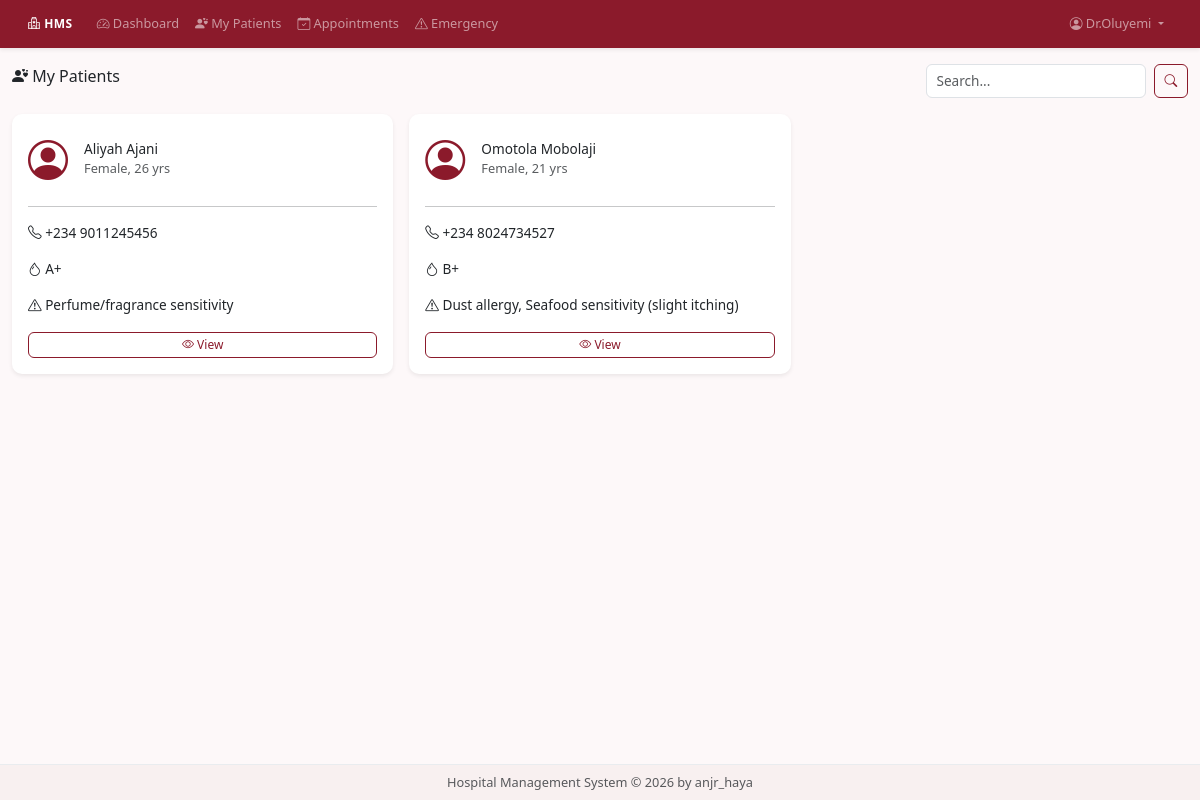
The app's page /doctor/patients (signed in) with its own data.
### models/user.py (models this page shows, shortened)
class User(UserMixin, db.Model):
    __tablename__ = 'users'
    id = db.Column(db.Integer, primary_key=True)
    username = db.Column(db.String(80), unique=True, nullable=False)
    password_hash = db.Column(db.String(128), nullable=False)
    role = db.Column(db.String(20), nullable=False)
    name = db.Column(db.String(100), nullable=False)
    email = db.Column(db.String(120), unique=True)
    phone = db.Column(db.String(20))
    is_active_account = db.Column(db.Boolean, default=True)
    created_at = db.Column(db.DateTime, default=datetime.utcnow)
    last_login = db.Column(db.DateTime)
    doctor_profile = db.relationship('Doctor', backref='user', uselist=False, lazy=True)
    notifications = db.relationship('Notification', backref='user', lazy=True, foreign_keys='Notification.user_id')
    activities = db.relationship('ActivityLog', backref='user', lazy=True)
    ROLES = {'admin', 'doctor', 'receptionist', 'nurse'}
    @property
    def is_admin(self):
        return self.role == 'admin'
    @property
    def is_doctor(self):
        return self.role == 'doctor'

### models/patient.py (models this page shows, shortened)
class Patient(db.Model):
    __tablename__ = 'patients'
    id = db.Column(db.Integer, primary_key=True)
    first_name = db.Column(db.String(50), nullable=False)
    last_name = db.Column(db.String(50), nullable=False)
    date_of_birth = db.Column(db.Date, nullable=False)
    gender = db.Column(db.String(10), nullable=False)
    blood_group = db.Column(db.String(5))
    phone = db.Column(db.String(20), nullable=False)
    email = db.Column(db.String(120))
    address = db.Column(db.Text)
    city = db.Column(db.String(50))
    state = db.Column(db.String(50))
    zip_code = db.Column(db.String(10))
    emergency_contact_name = db.Column(db.String(100))
    emergency_contact_phone = db.Column(db.String(20))
    emergency_contact_relation = db.Column(db.String(50))
    allergies = db.Column(db.Text)
    chronic_conditions = db.Column(db.Text)
    current_medications = db.Column(db.Text)
    past_surgeries = db.Column(db.Text)
    family_medical_history = db.Column(db.Text)
    insurance_provider = db.Column(db.String(100))
    insurance_policy_number = db.Column(db.String(50))
    registration_date = db.Column(db.DateTime, default=datetime.utcnow)
    is_active = db.Column(db.Boolean, default=True)
    last_visit = db.Column(db.DateTime)
    created_by = db.Column(db.Integer, db.ForeignKey('users.id'))
    appointments = db.relationship('Appointment', backref='patient', lazy=True)
    medical_records = db.relationship('MedicalRecord', backref='patient', lazy=True)
    prescriptions = db.relationship('Prescription', backref='patient', lazy=True)
    bills = db.relationship('Billing', backref='patient', lazy=True)
    queue_entries = db.relationship('EmergencyQueue', backref='patient', lazy=True)
    @property
    def full_name(self):
        return f"{self.first_name} {self.last_name}"
    @property
    def age(self):
        if self.date_of_birth:
            today = datetime.utcnow()
            return today.year - self.date_of_birth.year - ((today.month, today.day) < (self.date_of_birth.month, self.date_of_birth.day))
        return 0

### controllers/doctor_routes.py (the view)
@doctor_bp.route('/patients')
@login_required
@role_required('doctor')
def my_patients():
    doctor = Doctor.query.filter_by(user_id=current_user.id).first()
    search = request.args.get('search', '')
    appt_ids = [r[0] for r in db.session.query(Appointment.patient_id).filter_by(doctor_id=doctor.id).distinct().all()]
    triage_ids = [r[0] for r in db.session.query(Triage.patient_id).filter_by(assigned_doctor_id=doctor.id, status='completed').distinct().all()]
    all_ids = set(appt_ids + triage_ids)
    query = Patient.query.filter(Patient.id.in_(all_ids)) if all_ids else Patient.query.filter(db.text('0=1'))
    if search:
        query = query.filter(db.or_(
            Patient.first_name.ilike(f'%{search}%'),
            Patient.last_name.ilike(f'%{search}%'),
            Patient.phone.ilike(f'%{search}%')
        ))
    patients = query.order_by(Patient.last_name).all()
    return render_template('doctor/patients.html', patients=patients, search=search)

### models/__init__.py (called while the page is built)
@login_manager.user_loader
def load_user(user_id):
    return User.query.get(int(user_id))

### views/templates/doctor/patients.html (shortened to what this page needs)
{% extends "base.html" %}
{% block content %}
<div class="d-flex justify-content-between align-items-center mb-3">
    <h4><i class="bi bi-person-hearts"></i> My Patients</h4>
    <form class="d-flex" method="GET">
        <input type="text" name="search" class="form-control me-2" placeholder="Search..." value="{{ search }}">
        <button class="btn btn-outline-primary" type="submit"><i class="bi bi-search"></i></button>
    </form>
</div>
<div class="row g-3">
    {% for p in patients %}
    <div class="col-md-4">
        <div class="card shadow-sm h-100">
            <div class="card-body">
                <div class="d-flex align-items-center mb-3">
                    <i class="bi bi-person-circle text-primary me-3" style="font-size: 2.5rem;"></i>
                    <div>
                        <h6 class="mb-0">{{ p.full_name }}</h6>
                        <small class="text-muted">{{ p.gender }}, {{ p.age }} yrs</small>
                    </div>
                </div>
                <hr>
                <div class="small">
                    <p><i class="bi bi-telephone"></i> {{ p.phone }}</p>
                    <p><i class="bi bi-droplet"></i> {{ p.blood_group or 'N/A' }}</p>
                    <p><i class="bi bi-exclamation-triangle"></i> {{ p.allergies or 'No allergies' }}</p>
                </div>
                <a href="{{ url_for('doctor.view_patient', patient_id=p.id) }}" class="btn btn-outline-primary btn-sm w-100"><i class="bi bi-eye"></i> View</a>
            </div>
        </div>
    </div>
    {% else %}
    <div class="col-12"><div class="alert alert-info">No patients assigned yet.</div></div>
    {% endfor %}
</div>
{% endblock %}

### views/templates/base.html (shortened to what this page needs)
<!DOCTYPE html>
<html lang="en" class="h-100">
<head>
    <link href="https://cdn.jsdelivr.net/npm/bootstrap@5.3.2/dist/css/bootstrap.min.css" rel="stylesheet">
    <link href="https://cdn.jsdelivr.net/npm/bootstrap-icons@1.11.1/font/bootstrap-icons.css" rel="stylesheet">
    <link href="https://cdn.jsdelivr.net/npm/select2@4.1.0-rc.0/dist/css/select2.min.css" rel="stylesheet">
    <link rel="stylesheet" href="https://cdn.jsdelivr.net/npm/flatpickr/dist/flatpickr.min.css">
    <link href="{{ url_for('static', filename='css/style.css') }}" rel="stylesheet">
</head>
<body class="d-flex flex-column h-100">
    {% if current_user.is_authenticated %}
    <nav class="navbar navbar-expand-lg navbar-dark shadow-sm flex-shrink-0" style="background-color: #8B1A2B;">
        <div class="container-fluid">
            <a class="navbar-brand fw-bold small" href="{{ url_for('auth.login') }}">
                <i class="bi bi-hospital"></i> HMS
            </a>
            <div class="collapse navbar-collapse" id="navbarNav">
                <ul class="navbar-nav me-auto">
                    {% if current_user.is_admin %}
                    <li class="nav-item"><a class="nav-link small" href="{{ url_for('admin.dashboard') }}"><i class="bi bi-speedometer2"></i> Dashboard</a></li>
                    <li class="nav-item"><a class="nav-link small" href="{{ url_for('admin.manage_users') }}"><i class="bi bi-people"></i> Users</a></li>
                    <li class="nav-item"><a class="nav-link small" href="{{ url_for('admin.manage_doctors') }}"><i class="bi bi-person-badge"></i> Doctors</a></li>
                    <li class="nav-item"><a class="nav-link small" href="{{ url_for('admin.register_patient') }}"><i class="bi bi-person-plus"></i> Register</a></li>
                    <li class="nav-item"><a class="nav-link small" href="{{ url_for('admin.manage_patients') }}"><i class="bi bi-person-hearts"></i> Patients</a></li>
                    <li class="nav-item"><a class="nav-link small" href="{{ url_for('admin.archived_patients') }}"><i class="bi bi-archive"></i> Archived</a></li>
                    <li class="nav-item"><a class="nav-link small" href="{{ url_for('admin.manage_appointments') }}"><i class="bi bi-calendar-check"></i> Appointments</a></li>
                    <li class="nav-item"><a class="nav-link small" href="{{ url_for('admin.manage_billing') }}"><i class="bi bi-credit-card"></i> Billing</a></li>
                    <li class="nav-item"><a class="nav-link small" href="{{ url_for('admin.manage_departments') }}"><i class="bi bi-building"></i> Departments</a></li>
                    <li class="nav-item"><a class="nav-link small" href="{{ url_for('admin.reports') }}"><i class="bi bi-file-earmark-bar-graph"></i> Reports</a></li>
                    <li class="nav-item"><a class="nav-link small" href="{{ url_for('admin.activity_logs') }}"><i class="bi bi-activity"></i> Logs</a></li>
                    {% elif current_user.is_doctor %}
                    <li class="nav-item"><a class="nav-link small" href="{{ url_for('doctor.dashboard') }}"><i class="bi bi-speedometer2"></i> Dashboard</a></li>
                    <li class="nav-item"><a class="nav-link small" href="{{ url_for('doctor.my_patients') }}"><i class="bi bi-person-hearts"></i> My Patients</a></li>
                    <li class="nav-item"><a class="nav-link small" href="{{ url_for('doctor.appointments') }}"><i class="bi bi-calendar-check"></i> Appointments</a></li>
                    <li class="nav-item"><a class="nav-link small" href="{{ url_for('doctor.emergency_queue') }}"><i class="bi bi-exclamation-triangle"></i> Emergency</a></li>
                    {% endif %}
                </ul>
                <ul class="navbar-nav">
                    <li class="nav-item dropdown">
                        <a class="nav-link dropdown-toggle small" href="#" data-bs-toggle="dropdown">
                            <i class="bi bi-person-circle"></i> {{ current_user.name }}
                        </a>
                    </li>
                </ul>
            </div>
        </div>
    </nav>
    {% endif %}
    <div class="container-fluid flex-shrink-0 mt-3">
        {% block content %}{% endblock %}
    </div>
    <footer class="footer mt-auto py-2 flex-shrink-0" style="background-color: #f8f0f0;">
        <div class="container text-center">
            <span class="text-muted small">Hospital Management System &copy; 2026 by anjr_haya</span>
        </div>
    </footer>
</body>
</html>

### views/static/css/style.css (style rules this page uses)
:root { --wine: #8B1A2B; --wine-dark: #6B1320; --wine-light: #A82D3F; --pink: #F8E8EA; --pink-light: #FCF4F5; }
body { background: #fdf8f9; font-family: 'Segoe UI', Tahoma, Geneva, Verdana, sans-serif; font-size: 0.85rem; }
h1, h2, h3, h4, h5, h6 { font-size: 1rem; }
h4 { font-size: 1rem; }
h6 { font-size: 0.85rem; }
p { font-size: 0.85rem; }
.card { border: none; border-radius: 10px; transition: transform 0.2s; font-size: 0.85rem; }
.card-body { font-size: 0.85rem; }
.navbar { padding: 0.4rem 1rem; box-shadow: 0 2px 4px rgba(0,0,0,0.1); font-size: 0.8rem; }
.navbar-brand { font-size: 1rem; letter-spacing: 0.5px; }
.nav-link { font-size: 0.8rem !important; }
.form-control, .form-select { border-radius: 6px; border: 1.5px solid #dee2e6; padding: 0.35rem 0.6rem; font-size: 0.85rem; }
.btn { border-radius: 6px; font-weight: 500; font-size: 0.8rem; padding: 0.3rem 0.6rem; }
.btn-outline-primary { color: var(--wine); border-color: var(--wine); }
.btn-sm { font-size: 0.75rem; padding: 0.2rem 0.4rem; }
.footer { border-top: 1px solid #e9ecef; font-size: 0.75rem; }
.text-primary { color: var(--wine) !important; }
a { color: var(--wine); }
.small, small { font-size: 0.75rem; }
.text-muted { font-size: 0.8rem; }

### records on screen
User: name "Dr.Oluyemi"
Patient: full_name "Aliyah Ajani", gender "Female", age "26", phone "+234 9011245456", blood_group "A+", allergies "Perfume/fragrance sensitivity"
Patient: full_name "Omotola Mobolaji", gender "Female", age "21", phone "+234 8024734527", blood_group "B+", allergies "Dust allergy, Seafood sensitivity (slight itching)"
